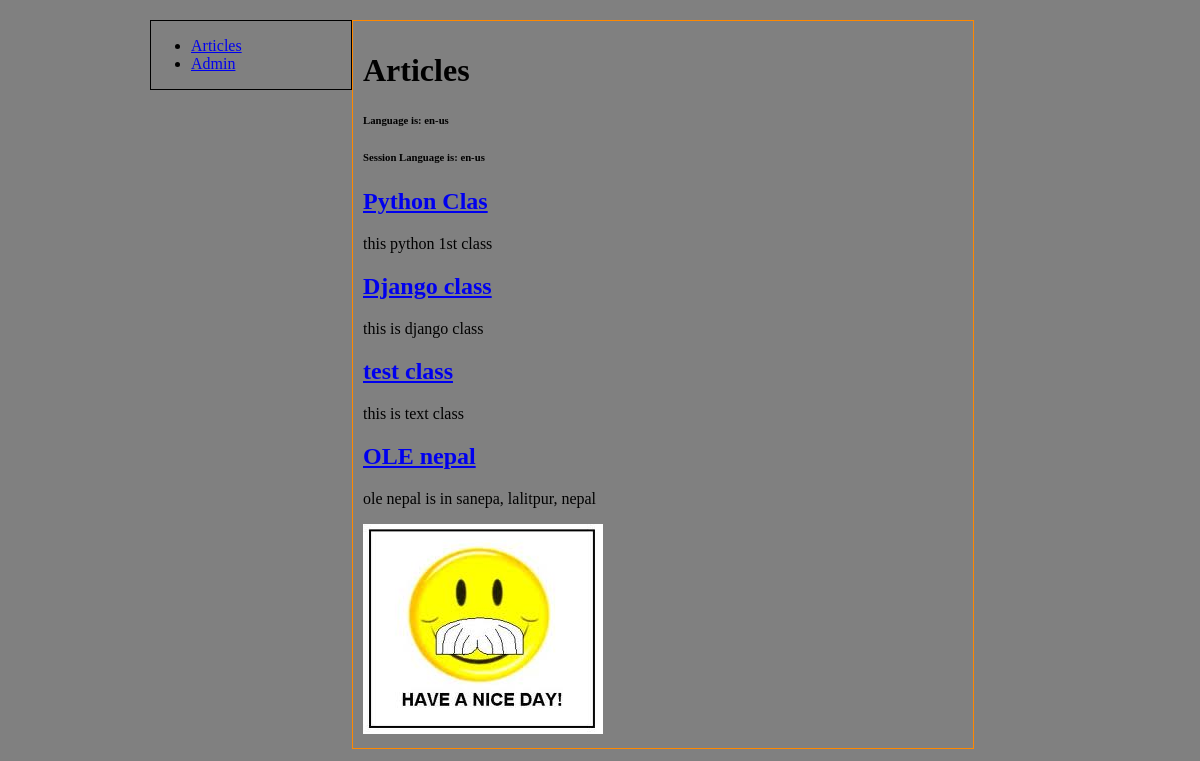
The page /articles/all/ on the database its author committed.
### article/models.py (models this page shows, shortened)
class Article(models.Model):
	title = models.CharField(max_length = 200)
	body = models.TextField()
	pub_date = models.DateTimeField('date published')
	likes = models.IntegerField()

### article/views.py (the view)
def articles(request):
	language = 'en-us'
	session_language = 'en-us'
	if 'lang' in request.COOKIES:
		language = request.COOKIES['lang']
	if 'lang' in request.session:
		session_language = request.session['lang']
	return render_to_response('articles.html', {
		'articles': Article.objects.all(),
		'language': language,
		'session_language': session_language
		})

### article/templates/articles.html
{% extends "base.html" %}
{% block content %}
<h1>Articles</h1>
<h6>Language is: {{ language }}</h6>
<h6>Session Language is: {{ session_language }}</h6>
{% if articles.count > 0 %}
{% for article in articles %}
<div>
	<h2><a href="/articles/get/{{ article.id }}">{{ article.title }}</a></h2>
	<p>{{ article.body |lower|truncatewords:"10" }}</p>
</div>
{% endfor %}
{% else %}
<p>None to show</p>
{% endif %}
{% endblock %}

### templates/base.html (shortened to what this page needs)
{% load static %}
<!DOCTYPE html>
<html lang="en">
<head>
	<link rel="stylesheet" type="text/css" href="{% static "assets/css/default.css" %}">
</head>
<body>
	<div id="page">
		<div id="sidebar">
			{% block sidebar %}
			<ul>
				<li><a href="/articles/all">Articles</a></li>
				<li><a href="/admin/">Admin</a></li>
			</ul>
			{% endblock %}
		</div>
		<div id="content">
			{% block content %}{% endblock %}
			<img src="{% static "assets/images/images.jpeg"%}">
		</div>
	</div>
</body>
</html>

### static/css/default.css (style rules this page uses)
body { background: gray; }
#page { width: 900px; text-align: left; margin: 18px auto 20px auto; background-color: #0c0c0c; }
#sidebar { float: left; width: 200px; border: 1px solid #000; }
#content { float: left; width: 600px; border: 1px solid #f80; padding: 10px; }

### rows shown on the page
Article: title "Python Clas", body "this python 1st class"
Article: title "Django class", body "this is django class"
Article: title "test class", body "this is text class"
Article: title "OLE nepal", body "ole nepal is in sanepa, lalitpur, nepal"

### other values the page prints
{{ language }} "en-us"
{{ session_language }} "en-us"
